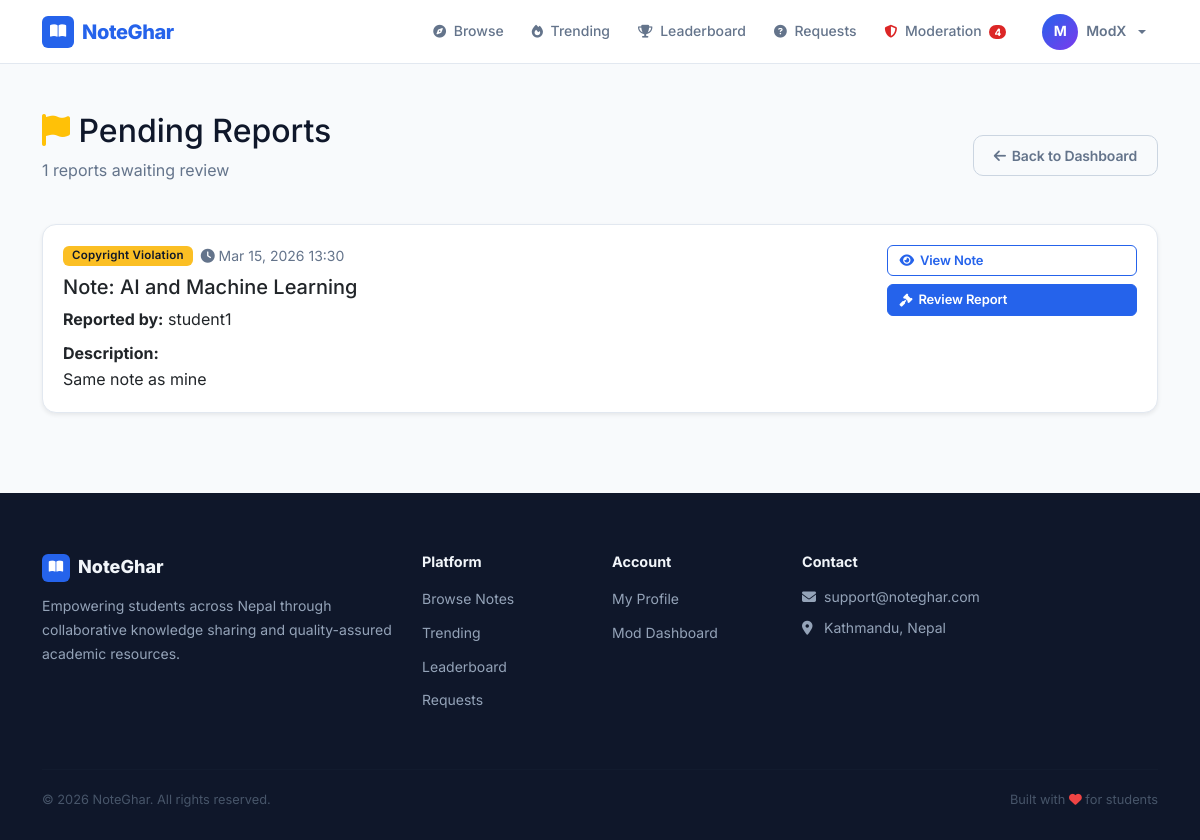
Page /moderation/pending-reports/ (signed in) on the committed database.
### accounts/models.py (models this page shows, shortened)
class User(AbstractUser):
    ROLE_CHOICES = (
        ('student', 'Student'),
        ('moderator', 'Moderator'),
        ('admin', 'Admin'),
    )
    role = models.CharField(max_length=20, choices=ROLE_CHOICES, default='student')
    phone = models.CharField(max_length=15, blank=True, null=True)
    institution = models.ForeignKey(
        'notes.Institution',
        on_delete=models.SET_NULL,
        null=True,
        blank=True,
        related_name='users',
        help_text='User\'s affiliated institution'
    )
    profile_picture = models.ImageField(upload_to='profiles/', blank=True, null=True)
    bio = models.TextField(blank=True, null=True)
    is_verified = models.BooleanField(default=False)
    specialization_courses = models.ManyToManyField(
        'notes.Course',
        blank=True,
        related_name='specialized_moderators',
        help_text='Courses this moderator specializes in'
    )
    specialization_subjects = models.ManyToManyField(
        'notes.Subject',
        blank=True,
        related_name='specialized_moderators',
        help_text='Specific subjects within courses'
    )
    qualification_document = models.FileField(
        upload_to='qualifications/%Y/%m/',
        blank=True,
        null=True,
        help_text='Upload degree certificate, transcript, or other proof of qualification (PDF, JPG, PNG)'
    )
    qualification_verified = models.BooleanField(
        default=False,
        help_text='Admin has verified the qualification documents'
    )
    qualification_notes = models.TextField(
        blank=True,
        help_text='Admin notes about qualification verification'
    )
    created_at = models.DateTimeField(auto_now_add=True)
    updated_at = models.DateTimeField(auto_now=True)
    def is_admin_user(self):
        return self.role == 'admin' or self.is_superuser

### notes/models.py (models this page shows, shortened)
class Report(models.Model):
    REASON_CHOICES = (
        ('spam', 'Spam or Misleading'),
        ('inappropriate', 'Inappropriate Content'),
        ('copyright', 'Copyright Violation'),
        ('low_quality', 'Low Quality/Incomplete'),
        ('wrong_category', 'Wrong Category'),
        ('other', 'Other'),
    )
    STATUS_CHOICES = (
        ('pending', 'Pending Review'),
        ('reviewed', 'Reviewed'),
        ('resolved', 'Resolved'),
        ('dismissed', 'Dismissed'),
    )
    note = models.ForeignKey(Note, on_delete=models.CASCADE, related_name='reports')
    reported_by = models.ForeignKey(
        settings.AUTH_USER_MODEL,
        on_delete=models.CASCADE,
        related_name='reports_made'
    )
    reason = models.CharField(max_length=20, choices=REASON_CHOICES)
    description = models.TextField(help_text="Detailed description of the issue")
    status = models.CharField(max_length=20, choices=STATUS_CHOICES, default='pending')
    reviewed_by = models.ForeignKey(
        settings.AUTH_USER_MODEL,
        on_delete=models.SET_NULL,
        null=True,
        blank=True,
        related_name='reports_reviewed'
    )
    moderator_notes = models.TextField(blank=True)
    created_at = models.DateTimeField(auto_now_add=True)
    reviewed_at = models.DateTimeField(null=True, blank=True)
    class Meta:
        ordering = ['-created_at']

class Note(models.Model):
    STATUS_CHOICES = (
        ('pending', 'Pending Review'),
        ('approved', 'Approved'),
        ('rejected', 'Rejected'),
    )
    title = models.CharField(max_length=300)
    description = models.TextField()
    subject = models.ForeignKey(Subject, on_delete=models.CASCADE, related_name='notes')
    course = models.ForeignKey(Course, on_delete=models.CASCADE, related_name='notes')
    semester = models.ForeignKey(Semester, on_delete=models.CASCADE, related_name='notes')
    assigned_moderator = models.ForeignKey(
        settings.AUTH_USER_MODEL,
        on_delete=models.SET_NULL,
        null=True,
        blank=True,
        related_name='assigned_notes',
        help_text='Moderator assigned to review this note'
    )
    file = models.FileField(
        upload_to='notes/%Y/%m/',
        validators=[FileExtensionValidator(allowed_extensions=['pdf', 'docx', 'doc', 'ppt', 'pptx'])]
    )
    file_size = models.IntegerField(default=0, help_text="File size in bytes")
    uploaded_by = models.ForeignKey(settings.AUTH_USER_MODEL, on_delete=models.CASCADE, related_name='notes')
    status = models.CharField(max_length=20, choices=STATUS_CHOICES, default='pending')
    tags = models.ManyToManyField(Tag, blank=True, related_name='notes')
    download_count = models.IntegerField(default=0)
    view_count = models.IntegerField(default=0)
    created_at = models.DateTimeField(auto_now_add=True)
    updated_at = models.DateTimeField(auto_now=True)
    approved_at = models.DateTimeField(null=True, blank=True)
    approved_by = models.ForeignKey(
        settings.AUTH_USER_MODEL,
        on_delete=models.SET_NULL,
        null=True,
        blank=True,
        related_name='approved_notes'
    )
    class Meta:
        ordering = ['-created_at']

### moderation/views.py (the view)
# urls.py: path('pending-reports/', views.pending_reports_list, name='pending_reports'),
@user_passes_test(is_moderator)
def pending_reports_list(request):
    reports = Report.objects.filter(status='pending').select_related(
        'note', 'reported_by'
    ).order_by('-created_at')
    reason = request.GET.get('reason')
    if reason:
        reports = reports.filter(reason=reason)
    context = {
        'reports': reports,
        'total_count': reports.count(),
    }
    return render(request, 'moderation/pending_reports.html', context)

### core/templates/moderation/pending_reports.html (shortened to what this page needs)
{% extends 'base.html' %}
{% block content %}
<div class="container my-5">
    <div class="d-flex justify-content-between align-items-center mb-4">
        <div>
            <h2><i class="fas fa-flag text-warning"></i> Pending Reports</h2>
            <p class="text-muted">{{ total_count }} reports awaiting review</p>
        </div>
        <a href="{% url 'moderation:dashboard' %}" class="btn btn-outline-secondary">
            <i class="fas fa-arrow-left"></i> Back to Dashboard
        </a>
    </div>
    {% if reports %}
        {% for report in reports %}
        <div class="card shadow-sm mb-3">
            <div class="card-body">
                <div class="row">
                    <div class="col-md-9">
                        <div class="d-flex align-items-center gap-2 mb-2">
                            <span class="badge bg-warning text-dark">{{ report.get_reason_display }}</span>
                            <small class="text-muted">
                                <i class="fas fa-clock"></i> {{ report.created_at|date:"M d, Y H:i" }}
                            </small>
                        </div>
                        <h5>Note: {{ report.note.title }}</h5>
                        <p class="mb-2"><strong>Reported by:</strong> {{ report.reported_by.username }}</p>
                        <p class="mb-0">
                            <strong>Description:</strong><br>
                            {{ report.description }}
                        </p>
                    </div>
                    <div class="col-md-3 text-end">
                        <a href="{% url 'notes:detail' report.note.pk %}"
                           class="btn btn-outline-primary btn-sm w-100 mb-2" target="_blank">
                            <i class="fas fa-eye"></i> View Note
                        </a>
                        <a href="{% url 'moderation:review_report' report.pk %}"
                           class="btn btn-primary btn-sm w-100">
                            <i class="fas fa-gavel"></i> Review Report
                        </a>
                    </div>
                </div>
            </div>
        </div>
        {% endfor %}
    {% else %}
        <div class="alert alert-success text-center">
            <i class="fas fa-shield-alt fa-3x mb-3"></i>
            <h4>All Clear!</h4>
            <p class="mb-0">There are no pending reports to review.</p>
        </div>
    {% endif %}
</div>
{% endblock %}

### core/templates/base.html (shortened to what this page needs)
<!DOCTYPE html>
<html lang="en">
<head>
    <link href="https://cdn.jsdelivr.net/npm/bootstrap@5.3.0/dist/css/bootstrap.min.css" rel="stylesheet">
    <link rel="stylesheet" href="https://cdnjs.cloudflare.com/ajax/libs/font-awesome/6.4.0/css/all.min.css">
</head>
<body>
    <nav class="navbar navbar-expand-lg">
        <div class="container d-flex align-items-center">
            <a class="navbar-brand" href="{% url 'core:home' %}">
                <span class="brand-icon"><i class="fas fa-book-open"></i></span>
                NoteGhar
            </a>
            <div class="collapse navbar-collapse" id="navbarNav">
                <ul class="navbar-nav ms-auto align-items-lg-center gap-1">
                    <li class="nav-item">
                        <a class="nav-link" href="{% url 'notes:list' %}"><i class="fas fa-compass"></i> Browse</a>
                    </li>
                    <li class="nav-item">
                        <a class="nav-link" href="{% url 'notes:trending' %}"><i class="fas fa-fire"></i> Trending</a>
                    </li>
                    <li class="nav-item">
                        <a class="nav-link" href="{% url 'notes:leaderboard' %}"><i class="fas fa-trophy"></i> Leaderboard</a>
                    </li>
                    {% if user.is_authenticated %}
                        <li class="nav-item">
                            <a class="nav-link" href="{% url 'notes:request_board' %}"><i class="fas fa-question-circle"></i> Requests</a>
                        </li>
                        {% if user.role in 'moderator,admin' or user.is_superuser %}
                        <li class="nav-item">
                            <a class="nav-link" href="{% url 'moderation:dashboard' %}">
                                <i class="fas fa-shield-alt" style="color: var(--danger);"></i> Moderation
                                {% if total_pending %}
                                    <span class="navbar-pending-badge">{{ total_pending }}</span>
                                {% endif %}
                            </a>
                        </li>
                        {% endif %}
                        <li class="nav-item dropdown ms-lg-2">
                            <a class="nav-link dropdown-toggle d-flex align-items-center gap-2" href="#" id="userDropdown" role="button" data-bs-toggle="dropdown">
                                <span class="user-avatar" style="padding:0;overflow:hidden;">
                                    {% if user.profile_picture %}
                                        <img src="{{ user.profile_picture.url }}" alt="{{ user.username }}" style="width:36px;height:36px;object-fit:cover;border-radius:50%;">
                                    {% else %}
                                        {{ user.username|slice:":1"|upper }}
                                    {% endif %}
                                </span>
                                <span class="d-none d-lg-inline" style="font-size: 0.875rem; font-weight: 600;">{{ user.username }}</span>
                            </a>
                        </li>
                    {% endif %}
                </ul>
            </div>
        </div>
    </nav>
    {% block content %}{% endblock %}
    <footer>
        <div class="container">
            <div class="row g-4">
                <div class="col-lg-4">
                    <div class="brand-footer">
                        <span class="icon"><i class="fas fa-book-open"></i></span>
                        NoteGhar
                    </div>
                    <p style="font-size: 0.875rem; line-height: 1.7;">Empowering students across Nepal through collaborative knowledge sharing and quality-assured academic resources.</p>
                </div>
                <div class="col-sm-4 col-lg-2">
                    <h5>Platform</h5>
                    <ul class="list-unstyled" style="display: flex; flex-direction: column; gap: 8px;">
                        <li><a href="{% url 'notes:list' %}">Browse Notes</a></li>
                        <li><a href="{% url 'notes:trending' %}">Trending</a></li>
                        <li><a href="{% url 'notes:leaderboard' %}">Leaderboard</a></li>
                        <li><a href="{% url 'notes:request_board' %}">Requests</a></li>
                    </ul>
                </div>
                <div class="col-sm-4 col-lg-2">
                    <h5>Account</h5>
                    <ul class="list-unstyled" style="display: flex; flex-direction: column; gap: 8px;">
                        {% if user.is_authenticated %}
                        <li><a href="{% url 'accounts:profile' %}">My Profile</a></li>
                        {% if user.role == 'student' %}
                        <li><a href="{% url 'notes:my_notes' %}">My Notes</a></li>
                        <li><a href="{% url 'notes:my_bookmarks' %}">Bookmarks</a></li>
                        <li><a href="{% url 'accounts:signup_moderator' %}">Become a Moderator</a></li>
                        {% elif user.role == 'moderator' %}
                        <li><a href="{% url 'moderation:dashboard' %}">Mod Dashboard</a></li>
                        {% elif user.is_admin_user %}
                        <li><a href="{% url 'admin_dashboard' %}">Admin Dashboard</a></li>
                        {% endif %}
                        {% else %}
                        <li><a href="{% url 'accounts:signup_student' %}">Student Sign Up</a></li>
                        <li><a href="{% url 'accounts:signup_moderator' %}">Become a Moderator</a></li>
                        <li><a href="{% url 'accounts:student_login' %}">Log In</a></li>
                        {% endif %}
                    </ul>
                </div>
                <div class="col-sm-4 col-lg-4">
                    <h5>Contact</h5>
                    <div style="display: flex; flex-direction: column; gap: 8px; font-size: 0.875rem;">
                        <a href="mailto:notegharsupport@gmail.com"><i class="fas fa-envelope me-2" style="width: 14px;"></i>support@noteghar.com</a>
                        <span><i class="fas fa-map-marker-alt me-2" style="width: 14px;"></i>Kathmandu, Nepal</span>
                    </div>
                </div>
            </div>
            <hr>
            <div class="d-flex flex-wrap justify-content-between align-items-center footer-bottom">
                <span>&copy; 2026 NoteGhar. All rights reserved.</span>
                <span>Built with <i class="fas fa-heart" style="color: #EF4444;"></i> for students</span>
            </div>
        </div>
    </footer>
</body>
</html>

### rows in the picture
User: username "M", username "ModX"
Report: reason "Copyright Violation", created_at "Mar 15, 2026 13:30", note "AI and Machine Learning", reported_by.username "student1", description "Same note as mine"

### other values in the picture
{{ total_pending }} "4"
{{ total_count }} "1"
